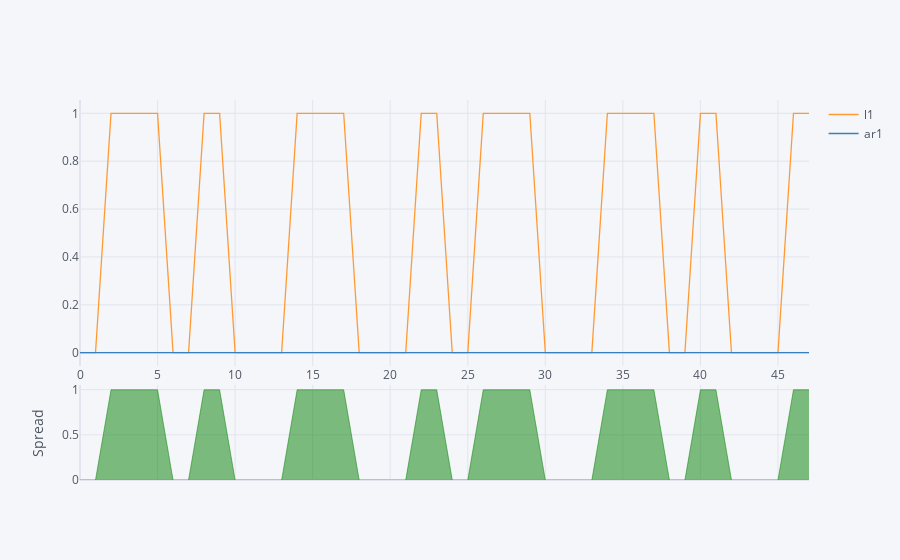

The notebook cell saved with this chart:
### Code cell
df1[['l1','ar1']].iplot(kind='spread');

### Figure 1 — Plotly figure (JSON) as saved in the notebook; plotly's stock layout.template omitted (floating-point values rounded to 4 significant figures)
{"data": [{"line": {"color": "rgba(255, 153, 51, 1.0)", "dash": "solid", "shape": "linear", "width": 1.3}, "mode": "lines", "name": "l1", "text": "", "type": "scatter", "x": [0, 1, 2, 3, 4, 5, 6, 7, 8, 9, 10, 11, 12, 13, 14, 15, 16, 17, 18, 19, 20, 21, 22, 23, 24, 25, 26, 27, 28, 29, 30, 31, 32, 33, 34, 35, 36, 37, 38, 39, 40, 41, 42, 43, 44, 45, 46, 47], "y": [0, 0, 1, 1, 1, 1, 0, 0, 1, 1, 0, 0, 0, 0, 1, 1, 1, 1, 0, 0, 0, 0, 1, 1, 0, 0, 1, 1, 1, 1, 0, 0, 0, 0, 1, 1, 1, 1, 0, 0, 1, 1, 0, 0, 0, 0, 1, 1]}, {"line": {"color": "rgba(55, 128, 191, 1.0)", "dash": "solid", "shape": "linear", "width": 1.3}, "mode": "lines", "name": "ar1", "text": "", "type": "scatter", "x": [0, 1, 2, 3, 4, 5, 6, 7, 8, 9, 10, 11, 12, 13, 14, 15, 16, 17, 18, 19, 20, 21, 22, 23, 24, 25, 26, 27, 28, 29, 30, 31, 32, 33, 34, 35, 36, 37, 38, 39, 40, 41, 42, 43, 44, 45, 46, 47], "y": [0, 0, 0, 0, 0, 0, 0, 0, 0, 0, 0, 0, 0, 0, 0, 0, 0, 0, 0, 0, 0, 0, 0, 0, 0, 0, 0, 0, 0, 0, 0, 0, 0, 0, 0, 0, 0, 0, 0, 0, 0, 0, 0, 0, 0, 0, 0, 0]}, {"connectgaps": false, "fill": "tozeroy", "line": {"color": "green", "dash": "solid", "shape": "linear", "width": 0.5}, "mode": "lines", "name": "Spread", "showlegend": false, "type": "scatter", "x": [0, 1, 2, 3, 4, 5, 6, 7, 8, 9, 10, 11, 12, 13, 14, 15, 16, 17, 18, 19, 20, 21, 22, 23, 24, 25, 26, 27, 28, 29, 30, 31, 32, 33, 34, 35, 36, 37, 38, 39, 40, 41, 42, 43, 44, 45, 46, 47], "xaxis": "x2", "y": [0, 0, 1, 1, 1, 1, 0, 0, 1, 1, 0, 0, 0, 0, 1, 1, 1, 1, 0, 0, 0, 0, 1, 1, 0, 0, 1, 1, 1, 1, 0, 0, 0, 0, 1, 1, 1, 1, 0, 0, 1, 1, 0, 0, 0, 0, 1, 1], "yaxis": "y2"}, {"connectgaps": false, "fill": "tozeroy", "line": {"color": "red", "dash": "solid", "shape": "linear", "width": 0.5}, "mode": "lines", "name": "Spread", "showlegend": false, "type": "scatter", "x": [0, 1, 2, 3, 4, 5, 6, 7, 8, 9, 10, 11, 12, 13, 14, 15, 16, 17, 18, 19, 20, 21, 22, 23, 24, 25, 26, 27, 28, 29, 30, 31, 32, 33, 34, 35, 36, 37, 38, 39, 40, 41, 42, 43, 44, 45, 46, 47], "xaxis": "x2", "y": ["", "", "", "", "", "", "", "", "", "", "", "", "", "", "", "", "", "", "", "", "", "", "", "", "", "", "", "", "", "", "", "", "", "", "", "", "", "", "", "", "", "", "", "", "", "", "", ""], "yaxis": "y2"}], "layout": {"hovermode": "x", "legend": {"bgcolor": "#F5F6F9", "font": {"color": "#4D5663"}}, "paper_bgcolor": "#F5F6F9", "plot_bgcolor": "#F5F6F9", "title": {"font": {"color": "#4D5663"}}, "xaxis": {"gridcolor": "#E1E5ED", "showgrid": true, "tickfont": {"color": "#4D5663"}, "title": {"font": {"color": "#4D5663"}, "text": ""}, "zerolinecolor": "#E1E5ED"}, "xaxis2": {"anchor": "y2", "gridcolor": "#E1E5ED", "showgrid": true, "showticklabels": false, "tickfont": {"color": "#4D5663"}, "title": {"font": {"color": "#4D5663"}, "text": ""}, "zerolinecolor": "#E1E5ED"}, "yaxis": {"domain": [0.3, 1], "gridcolor": "#E1E5ED", "showgrid": true, "tickfont": {"color": "#4D5663"}, "title": {"font": {"color": "#4D5663"}, "text": ""}, "zerolinecolor": "#E1E5ED"}, "yaxis2": {"domain": [0, 0.25], "gridcolor": "#E1E5ED", "showgrid": true, "tickfont": {"color": "#4D5663"}, "title": {"font": {"color": "#4D5663"}, "text": "Spread"}, "zerolinecolor": "#E1E5ED"}}}
